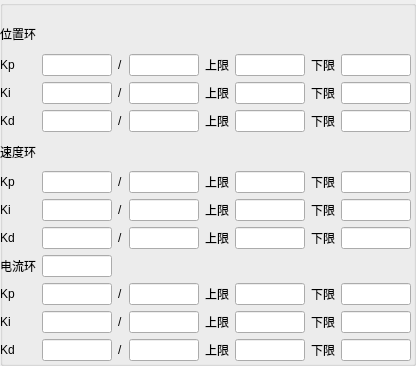
<?xml version="1.0" encoding="UTF-8"?>
<ui version="4.0">
 <class>GroupBox</class>
 <widget class="QGroupBox" name="GroupBox">
  <property name="geometry">
   <rect>
    <x>0</x>
    <y>0</y>
    <width>416</width>
    <height>366</height>
   </rect>
  </property>
  <property name="windowTitle">
   <string>GroupBox</string>
  </property>
  <widget class="QWidget" name="gridLayoutWidget">
   <property name="geometry">
    <rect>
     <x>0</x>
     <y>20</y>
     <width>411</width>
     <height>341</height>
    </rect>
   </property>
   <layout class="QGridLayout" name="gridLayout">
    <item row="2" column="4">
     <widget class="QLineEdit" name="lineEdit_13"/>
    </item>
    <item row="7" column="4">
     <widget class="QLineEdit" name="lineEdit_17"/>
    </item>
    <item row="10" column="3">
     <widget class="QLabel" name="label_13">
      <property name="text">
       <string>/</string>
      </property>
     </widget>
    </item>
    <item row="7" column="0">
     <widget class="QLabel" name="label_6">
      <property name="text">
       <string>Kd</string>
      </property>
     </widget>
    </item>
    <item row="11" column="3">
     <widget class="QLabel" name="label_14">
      <property name="text">
       <string>/</string>
      </property>
     </widget>
    </item>
    <item row="5" column="3">
     <widget class="QLabel" name="label_18">
      <property name="text">
       <string>/</string>
      </property>
     </widget>
    </item>
    <item row="6" column="0">
     <widget class="QLabel" name="label_5">
      <property name="text">
       <string>Ki</string>
      </property>
     </widget>
    </item>
    <item row="2" column="3">
     <widget class="QLabel" name="label_20">
      <property name="text">
       <string>/</string>
      </property>
     </widget>
    </item>
    <item row="6" column="2">
     <widget class="QLineEdit" name="lineEdit_2"/>
    </item>
    <item row="5" column="4">
     <widget class="QLineEdit" name="lineEdit_15"/>
    </item>
    <item row="5" column="0">
     <widget class="QLabel" name="label_4">
      <property name="text">
       <string>Kp</string>
      </property>
     </widget>
    </item>
    <item row="9" column="2">
     <widget class="QLineEdit" name="lineEdit_8"/>
    </item>
    <item row="11" column="2">
     <widget class="QLineEdit" name="lineEdit_10"/>
    </item>
    <item row="2" column="0">
     <widget class="QLabel" name="label_12">
      <property name="text">
       <string>Ki</string>
      </property>
     </widget>
    </item>
    <item row="3" column="3">
     <widget class="QLabel" name="label_19">
      <property name="text">
       <string>/</string>
      </property>
     </widget>
    </item>
    <item row="6" column="3">
     <widget class="QLabel" name="label_17">
      <property name="text">
       <string>/</string>
      </property>
     </widget>
    </item>
    <item row="10" column="2">
     <widget class="QLineEdit" name="lineEdit_9"/>
    </item>
    <item row="0" column="0">
     <widget class="QLabel" name="label_11">
      <property name="text">
       <string>位置环</string>
      </property>
     </widget>
    </item>
    <item row="1" column="3">
     <widget class="QLabel" name="label_21">
      <property name="text">
       <string>/</string>
      </property>
     </widget>
    </item>
    <item row="9" column="4">
     <widget class="QLineEdit" name="lineEdit_18"/>
    </item>
    <item row="9" column="0">
     <widget class="QLabel" name="label_8">
      <property name="text">
       <string>Kp</string>
      </property>
     </widget>
    </item>
    <item row="10" column="4">
     <widget class="QLineEdit" name="lineEdit_19"/>
    </item>
    <item row="8" column="2">
     <widget class="QLineEdit" name="lineEdit_7"/>
    </item>
    <item row="3" column="4">
     <widget class="QLineEdit" name="lineEdit_14"/>
    </item>
    <item row="6" column="4">
     <widget class="QLineEdit" name="lineEdit_16"/>
    </item>
    <item row="3" column="2">
     <widget class="QLineEdit" name="lineEdit_5"/>
    </item>
    <item row="1" column="6">
     <widget class="QLineEdit" name="lineEdit_20"/>
    </item>
    <item row="1" column="0">
     <widget class="QLabel" name="label_2">
      <property name="text">
       <string>Kp</string>
      </property>
     </widget>
    </item>
    <item row="11" column="4">
     <widget class="QLineEdit" name="lineEdit_4"/>
    </item>
    <item row="1" column="7">
     <widget class="QLabel" name="label_23">
      <property name="text">
       <string>下限</string>
      </property>
     </widget>
    </item>
    <item row="11" column="0">
     <widget class="QLabel" name="label_10">
      <property name="text">
       <string>Kd</string>
      </property>
     </widget>
    </item>
    <item row="3" column="0">
     <widget class="QLabel" name="label">
      <property name="text">
       <string>Kd</string>
      </property>
     </widget>
    </item>
    <item row="2" column="2">
     <widget class="QLineEdit" name="lineEdit_11"/>
    </item>
    <item row="1" column="2">
     <widget class="QLineEdit" name="lineEdit_6"/>
    </item>
    <item row="4" column="0">
     <widget class="QLabel" name="label_3">
      <property name="text">
       <string>速度环</string>
      </property>
     </widget>
    </item>
    <item row="10" column="0">
     <widget class="QLabel" name="label_9">
      <property name="text">
       <string>Ki</string>
      </property>
     </widget>
    </item>
    <item row="9" column="3">
     <widget class="QLabel" name="label_15">
      <property name="text">
       <string>/</string>
      </property>
     </widget>
    </item>
    <item row="1" column="4">
     <widget class="QLineEdit" name="lineEdit_12"/>
    </item>
    <item row="5" column="2">
     <widget class="QLineEdit" name="lineEdit_3"/>
    </item>
    <item row="7" column="3">
     <widget class="QLabel" name="label_16">
      <property name="text">
       <string>/</string>
      </property>
     </widget>
    </item>
    <item row="7" column="2">
     <widget class="QLineEdit" name="lineEdit"/>
    </item>
    <item row="8" column="0">
     <widget class="QLabel" name="label_7">
      <property name="text">
       <string>电流环</string>
      </property>
     </widget>
    </item>
    <item row="1" column="5">
     <widget class="QLabel" name="label_22">
      <property name="text">
       <string>上限</string>
      </property>
     </widget>
    </item>
    <item row="1" column="8">
     <widget class="QLineEdit" name="lineEdit_21"/>
    </item>
    <item row="2" column="5">
     <widget class="QLabel" name="label_24">
      <property name="text">
       <string>上限</string>
      </property>
     </widget>
    </item>
    <item row="3" column="5">
     <widget class="QLabel" name="label_25">
      <property name="text">
       <string>上限</string>
      </property>
     </widget>
    </item>
    <item row="5" column="5">
     <widget class="QLabel" name="label_26">
      <property name="text">
       <string>上限</string>
      </property>
     </widget>
    </item>
    <item row="6" column="5">
     <widget class="QLabel" name="label_27">
      <property name="text">
       <string>上限</string>
      </property>
     </widget>
    </item>
    <item row="7" column="5">
     <widget class="QLabel" name="label_28">
      <property name="text">
       <string>上限</string>
      </property>
     </widget>
    </item>
    <item row="9" column="5">
     <widget class="QLabel" name="label_31">
      <property name="text">
       <string>上限</string>
      </property>
     </widget>
    </item>
    <item row="10" column="5">
     <widget class="QLabel" name="label_29">
      <property name="text">
       <string>上限</string>
      </property>
     </widget>
    </item>
    <item row="11" column="5">
     <widget class="QLabel" name="label_30">
      <property name="text">
       <string>上限</string>
      </property>
     </widget>
    </item>
    <item row="2" column="7">
     <widget class="QLabel" name="label_32">
      <property name="text">
       <string>下限</string>
      </property>
     </widget>
    </item>
    <item row="3" column="7">
     <widget class="QLabel" name="label_33">
      <property name="text">
       <string>下限</string>
      </property>
     </widget>
    </item>
    <item row="5" column="7">
     <widget class="QLabel" name="label_34">
      <property name="text">
       <string>下限</string>
      </property>
     </widget>
    </item>
    <item row="6" column="7">
     <widget class="QLabel" name="label_35">
      <property name="text">
       <string>下限</string>
      </property>
     </widget>
    </item>
    <item row="7" column="7">
     <widget class="QLabel" name="label_36">
      <property name="text">
       <string>下限</string>
      </property>
     </widget>
    </item>
    <item row="9" column="7">
     <widget class="QLabel" name="label_37">
      <property name="text">
       <string>下限</string>
      </property>
     </widget>
    </item>
    <item row="10" column="7">
     <widget class="QLabel" name="label_38">
      <property name="text">
       <string>下限</string>
      </property>
     </widget>
    </item>
    <item row="11" column="7">
     <widget class="QLabel" name="label_39">
      <property name="text">
       <string>下限</string>
      </property>
     </widget>
    </item>
    <item row="2" column="6">
     <widget class="QLineEdit" name="lineEdit_22"/>
    </item>
    <item row="2" column="8">
     <widget class="QLineEdit" name="lineEdit_23"/>
    </item>
    <item row="3" column="6">
     <widget class="QLineEdit" name="lineEdit_24"/>
    </item>
    <item row="3" column="8">
     <widget class="QLineEdit" name="lineEdit_25"/>
    </item>
    <item row="5" column="6">
     <widget class="QLineEdit" name="lineEdit_26"/>
    </item>
    <item row="5" column="8">
     <widget class="QLineEdit" name="lineEdit_27"/>
    </item>
    <item row="6" column="6">
     <widget class="QLineEdit" name="lineEdit_28"/>
    </item>
    <item row="6" column="8">
     <widget class="QLineEdit" name="lineEdit_29"/>
    </item>
    <item row="7" column="6">
     <widget class="QLineEdit" name="lineEdit_30"/>
    </item>
    <item row="7" column="8">
     <widget class="QLineEdit" name="lineEdit_31"/>
    </item>
    <item row="9" column="6">
     <widget class="QLineEdit" name="lineEdit_32"/>
    </item>
    <item row="9" column="8">
     <widget class="QLineEdit" name="lineEdit_33"/>
    </item>
    <item row="10" column="6">
     <widget class="QLineEdit" name="lineEdit_34"/>
    </item>
    <item row="10" column="8">
     <widget class="QLineEdit" name="lineEdit_35"/>
    </item>
    <item row="11" column="6">
     <widget class="QLineEdit" name="lineEdit_36"/>
    </item>
    <item row="11" column="8">
     <widget class="QLineEdit" name="lineEdit_37"/>
    </item>
   </layout>
  </widget>
 </widget>
 <resources/>
 <connections/>
</ui>
